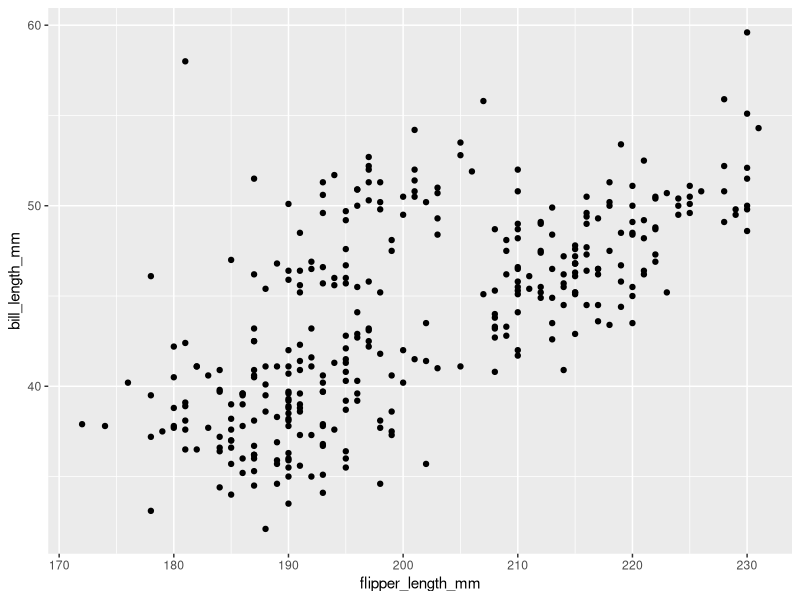
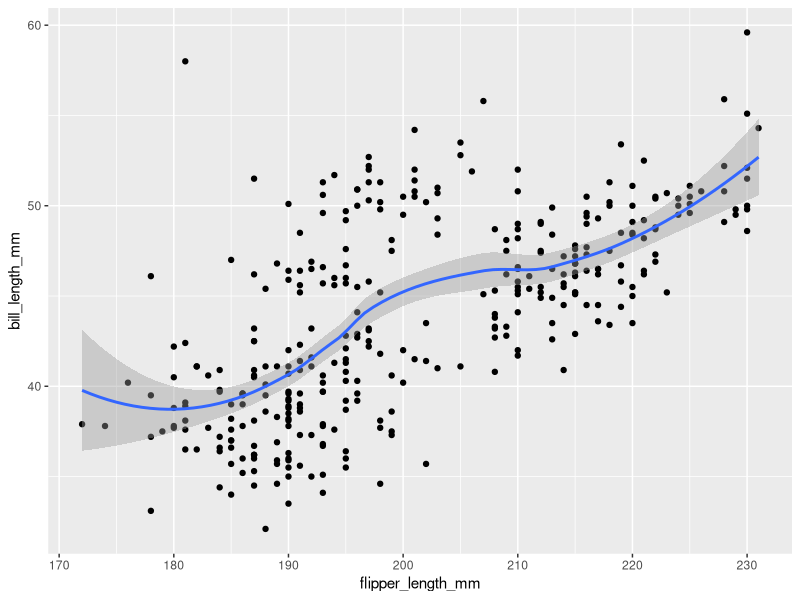
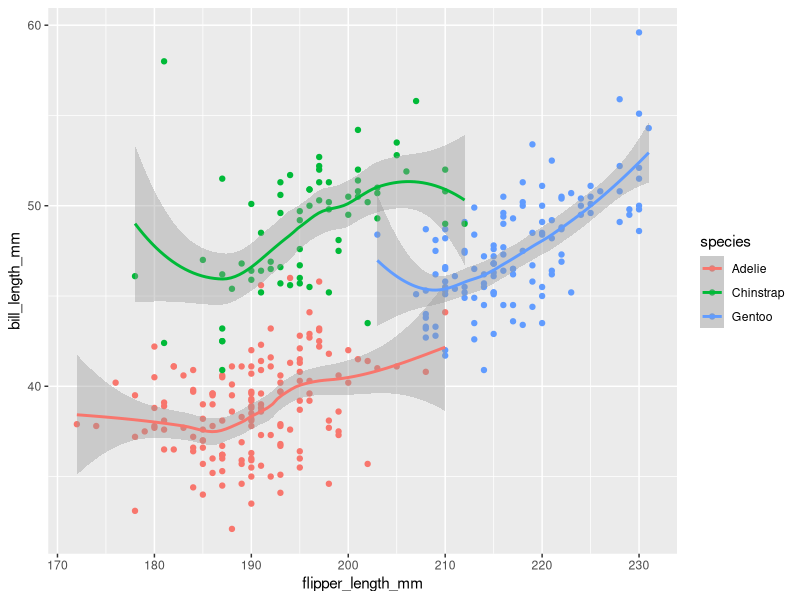

Here is the R script that generated these plots, in order:
## ---- chunk 1
library(tidyverse)
library(modeldata)

glimpse(penguins) #overview
? penguins #help file
## ---- chunk 2
ggplot(
  data = penguins,
  mapping = aes(x = flipper_length_mm,
                y = bill_length_mm)
  ) + 
  geom_point()
## ---- chunk 3
ggplot(
  penguins,
  aes(x = flipper_length_mm,
                y = bill_length_mm)
  ) + 
  geom_point() + 
  geom_smooth()
## ---- chunk 4
ggplot(
  penguins,
  aes(x = flipper_length_mm,
      y = bill_length_mm,
      color = species)
  ) + 
  geom_point() +
  geom_smooth()
